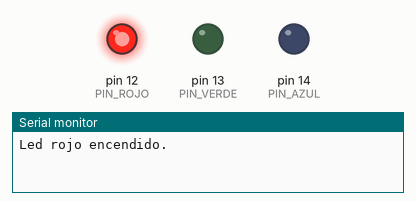
Recording of a sketch running on a simulated Arduino Uno, built with avr-gcc and run on an emulated ATmega328P. Parts: output pins drawn as LEDs (lit = HIGH), the last lines printed to the serial monitor.

Above: at 0.5 s.
At 1.7 s:
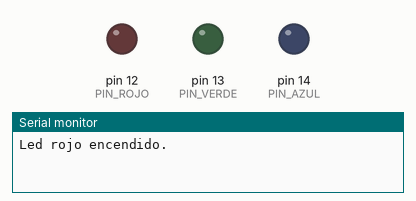
At 2.5 s:
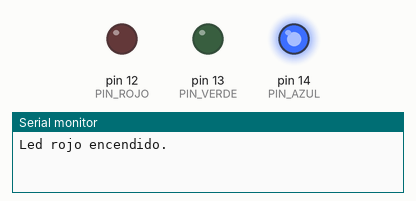
At 3.5 s:
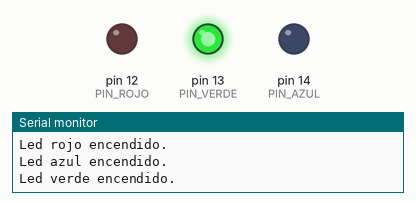
Timing chart, 0 to 5.2 s (numbered marks = the images above):
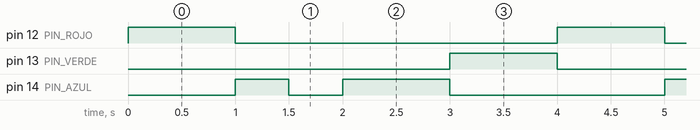

The sketch:

02_semaforo.ino
```cpp
#define PIN_ROJO 12
#define PIN_VERDE 13
#define PIN_AZUL 14

void setup() {
  Serial.begin(115200);
  pinMode(PIN_ROJO, OUTPUT);
  pinMode(PIN_AZUL, OUTPUT);
  pinMode(PIN_VERDE, OUTPUT);
}
void loop() {
  //Led rojo encendido
  digitalWrite(PIN_ROJO, HIGH);
  digitalWrite(PIN_AZUL, LOW);
  digitalWrite(PIN_VERDE,LOW);
  Serial.print("Led rojo encendido. \n");//Otra manera de poner el Serial.println
  delay(1000);
  //Led azul encendido
   digitalWrite(PIN_ROJO, LOW);
   //Parpadeo del led azul como el color amarillo de los semaforos normales
  digitalWrite(PIN_AZUL, HIGH);
  delay(500);
  digitalWrite(PIN_AZUL,LOW);
  delay(500);
  digitalWrite(PIN_AZUL, HIGH);
  delay(500);
  digitalWrite(PIN_VERDE,LOW);
  Serial.print("Led azul encendido. \n");//Otra manera de poner el Serial.println

  delay(500);
  //Led verde encendido
   digitalWrite(PIN_ROJO, LOW);
  digitalWrite(PIN_AZUL, LOW);
  digitalWrite(PIN_VERDE,HIGH);
  Serial.print("Led verde encendido. \n"); //Otra manera de poner el Serial.println
  delay(1000);
}
```

Measured:
- by itself, pin 12 (PIN_ROJO), pin 13 (PIN_VERDE): alternates HIGH for 1.0 s and LOW for 3.0 s
- by itself, pin 14 (PIN_AZUL): repeats every 4.0 s: LOW 0.50 s, HIGH 1.0 s, LOW 2.0 s, HIGH 0.50 s
- by itself, everything shown: repeats every 4.0 s, in 5 steps
